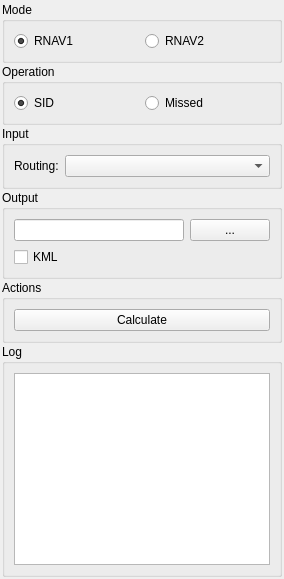
<?xml version="1.0" encoding="UTF-8"?>
<ui version="4.0">
 <class>QPANSOPYRNAVSIDMissedDockWidget</class>
 <widget class="QDockWidget" name="QPANSOPYRNAVSIDMissedDockWidget">
  <property name="minimumSize">
   <size>
    <width>250</width>
    <height>220</height>
   </size>
  </property>
  <widget class="QWidget" name="dockWidgetContents">
   <layout class="QVBoxLayout" name="verticalLayout">
    <property name="spacing"><number>1</number></property>
    <property name="margin"><number>2</number></property>

    <item>
     <widget class="QGroupBox" name="modeGroup">
      <property name="title"><string>Mode</string></property>
      <layout class="QHBoxLayout" name="modeLayout">
       <item>
        <widget class="QRadioButton" name="rnav1RadioButton">
         <property name="text"><string>RNAV1</string></property>
         <property name="checked"><bool>true</bool></property>
        </widget>
       </item>
       <item>
        <widget class="QRadioButton" name="rnav2RadioButton">
         <property name="text"><string>RNAV2</string></property>
        </widget>
       </item>
      </layout>
     </widget>
    </item>

    <item>
     <widget class="QGroupBox" name="operationGroup">
      <property name="title"><string>Operation</string></property>
      <layout class="QHBoxLayout" name="opLayout">
       <item>
        <widget class="QRadioButton" name="sidRadioButton">
         <property name="text"><string>SID</string></property>
         <property name="checked"><bool>true</bool></property>
        </widget>
       </item>
       <item>
        <widget class="QRadioButton" name="missedRadioButton">
         <property name="text"><string>Missed</string></property>
        </widget>
       </item>
      </layout>
     </widget>
    </item>

    <item>
     <widget class="QGroupBox" name="inputGroup">
      <property name="title"><string>Input</string></property>
      <layout class="QFormLayout" name="inputLayout">
       <item row="0" column="0">
        <widget class="QLabel" name="routingLabel">
         <property name="text"><string>Routing:</string></property>
        </widget>
       </item>
       <item row="0" column="1">
        <widget class="QgsMapLayerComboBox" name="routingLayerComboBox"/>
       </item>
      </layout>
     </widget>
    </item>

    <item>
     <widget class="QGroupBox" name="outputGroup">
      <property name="title"><string>Output</string></property>
      <layout class="QVBoxLayout" name="outputLayout">
       <item>
        <layout class="QHBoxLayout" name="outFolderLayout">
         <item><widget class="QLineEdit" name="outputFolderLineEdit"/></item>
         <item><widget class="QPushButton" name="browseButton"><property name="text"><string>...</string></property></widget></item>
        </layout>
       </item>
       <item>
        <widget class="QCheckBox" name="exportKmlCheckBox">
         <property name="text"><string>KML</string></property>
        </widget>
       </item>
      </layout>
     </widget>
    </item>

    <item>
     <widget class="QGroupBox" name="actionGroup">
      <property name="title"><string>Actions</string></property>
      <layout class="QVBoxLayout" name="actionLayout">
       <item>
        <widget class="QPushButton" name="calculateButton">
         <property name="text"><string>Calculate</string></property>
        </widget>
       </item>
      </layout>
     </widget>
    </item>

    <item>
     <widget class="QGroupBox" name="logGroup">
      <property name="title"><string>Log</string></property>
      <layout class="QVBoxLayout" name="logLayout">
       <item>
        <widget class="QTextEdit" name="logTextEdit">
         <property name="readOnly"><bool>true</bool></property>
         <property name="minimumHeight"><number>100</number></property>
        </widget>
       </item>
      </layout>
     </widget>
    </item>

   </layout>
  </widget>
 </widget>
 <customwidgets>
  <customwidget>
   <class>QgsMapLayerComboBox</class>
   <extends>QComboBox</extends>
   <header>qgsmaplayercombobox.h</header>
  </customwidget>
 </customwidgets>
 <resources/>
 <connections/>
 </ui>
